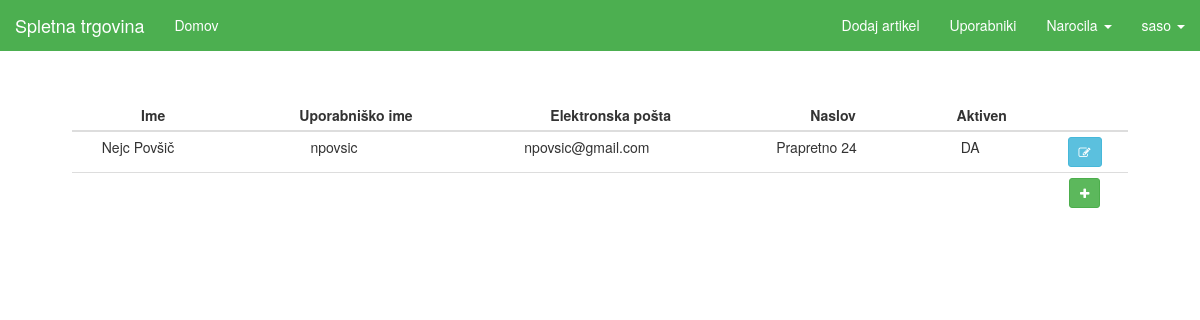
Screenshot of /seller/all-users (signed in) with the database file from the repository.
### tables this page shows
CREATE TABLE `users` (
  `id_user` int(11) NOT NULL AUTO_INCREMENT,
  `first_name` varchar(45) NOT NULL,
  `last_name` varchar(45) DEFAULT NULL,
  `username` varchar(45) DEFAULT NULL,
  `password` longtext,
  `email` varchar(45) DEFAULT NULL,
  `phone_num` varchar(45) DEFAULT NULL,
  `address` varchar(45) DEFAULT NULL,
  `city` varchar(45) DEFAULT NULL,
  `country` varchar(45) DEFAULT NULL,
  `active_user` int(11) NOT NULL,
  `token` int(11) NOT NULL,
  PRIMARY KEY (`id_user`),
  UNIQUE KEY `username_UNIQUE` (`username`),
  UNIQUE KEY `email_UNIQUE` (`email`)
);

### View.php (called while the page is built, shortened)
<?php
class View {
    public static function render($file, $variables = array(), $extract) {
        include($file);
        return ob_get_clean();
    }
}

### sql/DBUsers.php (called while the page is built, shortened)
<?php
class DBUsers {
    public static function getUsers() {
        $db = InitDB::getInstance();
        $stmt = $db->prepare("SELECT * FROM users");
        $stmt->execute();
        return $stmt->fetchAll();
    }
}

### view/seller/all_users.php (the view, shortened to what this page needs)
<!DOCTYPE html>
<html>
<head>
    <?php
    include "view/partials/head.php";
    ?>
</head>
<body>
    <?php include "view/partials/navigation_seller.php"; ?>
    <div class="container">
        <div class="wrapper">
            <div class="row active-with-click">
                <table id="cart" class="table table-condensed">
                    <thead>
                    <tr>
                        <th class="text-center text-middle">Ime</th>
                        <th class="text-center text-middle">Uporabniško ime</th>
                        <th class="text-center text-middle">Elektronska pošta</th>
                        <th class="text-center text-middle">Naslov</th>
                        <th class="text-center text-middle">Aktiven</th>
                        <th></th>
                    </tr>
                    </thead>
                    <tbody>
                <?php
                    foreach ($variables as $item) { ?>
                        <tr>
                            <td class="text-center text-middle" data-th="name">
                                <div class="row">
                                    <div class="col-sm-10">
                                        <p class="nomargin"><?php echo $item['first_name'].' '.$item['last_name'] ?></p>
                                    </div>
                                </div>
                            </td>
                            <td class="text-center text-middle" data-th="username">
                                <div class="row">
                                    <div class="col-sm-10">
                                        <p class="nomargin"><?php echo $item['username'] ?></p>
                                    </div>
                                </div>
                            </td>
                            <td class="text-center text-middle" data-th="email">
                                <div class="row">
                                    <div class="col-sm-10">
                                        <p class="nomargin"><?php echo $item['email'] ?></p>
                                    </div>
                                </div>
                            </td>
                            <td class="text-center text-middle" data-th="address">
                                <div class="row">
                                    <div class="col-sm-10">
                                        <p class="nomargin"><?php echo $item['address'] ?></p>
                                    </div>
                                </div>
                            </td>
                            <td class="text-center text-middle" data-th="active">
                                <div class="row">
                                    <div class="col-sm-10">
                                        <?php if ($item['active_user']) { ?>
                                            <p class="nomargin">DA</p>
                                        <?php } else { ?>
                                            <p class="nomargin">NE</p>
                                        <?php } ?>
                                    </div>
                                </div>
                            </td>
                            <td class="actions text-center text-middle" data-th="edit">
                                <form action="cart/delete" method="get">
                                    <a class="btn btn-info btn-sm" href="<?php echo SELLER_URL.'all-users/edit/'.$item['id_user'] ?>"><i
                                                class="fa fa-edit"></i></a>
                                </form>
                            </td>
                        </tr>
                        <?php
                    }
                    ?>
                    </tbody>
                    <tfoot>
                    <td></td>
                    <td></td>
                    <td></td>
                    <td></td>
                    <td></td>
                    <td class="actions text-center text-middle" data-th="add">
                        <form action="admin/add" method="get">
                            <a class="btn btn-success btn-sm" href="<?php echo SELLER_URL ?>all-users/add"><i class="fa fa-plus"></i></a>
                        </form>
                    </td>
                    </tfoot>
                </table>
            </div>
        </div>
    </div>
</body>
</html>

### index.php (shortened to what this page needs)
<?php
$path = isset($_SERVER["PATH_INFO"]) ? trim($_SERVER["PATH_INFO"], "/") : "";
$urls = [
    "/^$/" => function () {
        Controller::index();
    },
    "/login$/" => function($method) {
        if ($method == "POST") {
            Controller::login();
        } else {
            Controller::login_page();
        }
    },
    "/logout$/" => function() {
        Controller::logout();
    },
    "/register$/" => function($method) {
        if ($method == "POST") {
            Controller::register();
        } else {
            Controller::login_page();
        }
    },
    "/^register\/activate.*/" => function($method, $id = null, $token = null) {
        $id = $_GET['user'];
        $token = $_GET['token'];
        Controller::activation($id, $token);
    },
    "/^article\/(\d+)$/" => function($method, $id = null) {
        Controller::details_page($id);
    },
    "/search.*/" => function($method) {
        Controller::search();
    },
    "/add-to-cart$/" => function () {
        Controller::addToCart();
    },
    "/remove-cart$/" => function () {
        Controller::removeFromCart();
    },
    "/update-cart$/" => function () {
        Controller::updateCart();
    },
    "/purge-cart$/" => function () {
        Controller::purgeCart();
    },
    "/cart-confirm$/" => function($method) {
        Controller::cartConfirm();
    },
    "/cart$/" => function($method) {
        Controller::cart();
    },
    "/checkout$/" => function($method) {
        Controller::checkout();
    },
    "/^article\/rate$/" => function($method, $id = null) {
        Controller::rate();
    },
    "/wip/" => function() {
        Controller::wip();
    },
    "/^user\/(\w+)\/edit$/" => function($method, $username) {
        if (isset($_SESSION['user']) && ($_SESSION['user'] == $username)) {
            if ($method == "POST") {
                Controller::edit_user($_SESSION['id']);
            } else {
                Controller::edit_user_page($_SESSION['id']);
            }
        }
        else {
            View::redirect(BASE_URL);
        }
    },
    "/^user\/(\w+)\/orders\/info$/" => function($method) {
        Controller::order_details($method);
    },
    "/^user\/(\w+)\/orders$/" => function($method, $username) {
        if (isset($_SESSION['user']) && ($_SESSION['user'] == $username)) {
            Controller::user_orders($_SESSION['id']);
        }
        else {
            View::redirect(BASE_URL);
        }
    },
    "/api\/articles$/" => function() {
        APIController::index();
    },
    "/api\/article\/(\d+)$/" => function($method, $id = null) {
        APIController::get_article($id);
    },
    "/^admin$/" => function($method) {
        if ($method == "POST") {
            AdminController::login();
        } else {
            AdminController::login_page();
        }
    },
    "/^admin\/edit$/" => function($method, $id = null) {
        if ($method == "POST") {
            AdminController::edit_admin($id);
        } else {
            AdminController::edit_admin_page($id);
        }
    },
    "/^admin\/edit\/(\d+)$/" => function($method, $id = null) {
        if ($method == "POST") {
            AdminController::edit_seller($id);
        } else {
            AdminController::edit_seller_page($id);
        }
    },
    "/^admin\/add$/" => function($method) {
        if ($method == "POST") {
            AdminController::add_seller();
        } else {
            AdminController::add_seller_page();
        }
    },
    "/^seller$/" => function() {
        SellerController::index();
    },
    "/^seller\/(\w+)\/edit$/" => function($method, $username) {
        if (isset($_SESSION['seller']) && ($_SESSION['seller'] == $username)) {
            if ($method == "POST") {
                SellerController::edit_seller($_SESSION['id']);
            } else {
                SellerController::edit_seller_page($_SESSION['id']);
            }
        }
        else {
            View::redirect(BASE_URL);
        }
    },
    "/^seller\/edit\/(\d+)$/" => function($method, $id = null) {
        if ($method == "POST") {
            SellerController::edit_article($id);
        } else {
            SellerController::edit_article_page($id);
        }
    },
    "/^seller\/delete\/(\d+)$/" => function($method, $id = null) {
        SellerController::delete_article($id);
    },
    "/^seller\/add$/" => function($method) {
        if ($method == "POST") {
            SellerController::add_article();
        } else {
            SellerController::add_article_page();
        }
    },
    "/^seller\/unprocessed-orders$/" => function($method) {
        SellerController::unprocessed_orders();
    },
    "/^seller\/unprocessed-orders\/confirm$/" => function($method) {
        SellerController::confirm_order($method);
    },
    "/^seller\/unprocessed-orders\/cancel$/" => function($method) {
        SellerController::cancel_order($method);
    },
    "/^seller\/all-orders\/storno$/" => function($method) {
        SellerController::storno_order($method);
    },
    "/^seller\/unprocessed-orders\/info$/" => function($method) {
        SellerController::unprocessed_order_details($method);
    },
    "/^seller\/all-orders\/info$/" => function($method) {
        SellerController::order_details($method);
    },
    "/^seller\/all-orders$/" => function($method) {
        SellerController::all_orders();
    },
    "/^seller\/all-users$/" => function($method) {
        SellerController::all_users();
    },
    "/^seller\/all-users\/edit\/(\d+)$/" => function($method, $id = null) {
        if ($method == "POST") {
            SellerController::edit_user($id);
        } else {
            SellerController::edit_user_page($id);
        }
    },
    "/^seller\/all-users\/add$/" => function($method, $id = null) {
        if ($method == "POST") {
            SellerController::add_user();
        } else {
            SellerController::add_user_page();
        }
    },
];
foreach ($urls as $pattern => $controller) {
    if (preg_match($pattern, $path, $params)) {
        try {
            $params[0] = $_SERVER["REQUEST_METHOD"];
            $controller(...$params);
        } catch (InvalidArgumentException $e) {
            View::error404();
        } catch (Exception $e) {
            View::displayError($e, true);
        }
        exit();
    }
}

### static/css/style.css (style rules this page uses)
html { height: 100%; overflow: -moz-scrollbars-vertical; overflow-y: scroll; }
body { padding-top: 50px; overflow-y: visible; }
.text-middle { vertical-align: middle !important; }
.container { display: flex; min-height: 90vh; flex-direction: column; }
.wrapper { padding: 5%; padding-top: 50px; }
@media (min-width: 768px) { .table { width: 100%; max-width: 100%; margin-bottom: 0px; } }

### rows the page displays
users: first_name "Nejc", last_name "Povšič", username "npovsic", email "npovsic@gmail.com", address "Prapretno 24", active_user "DA"
